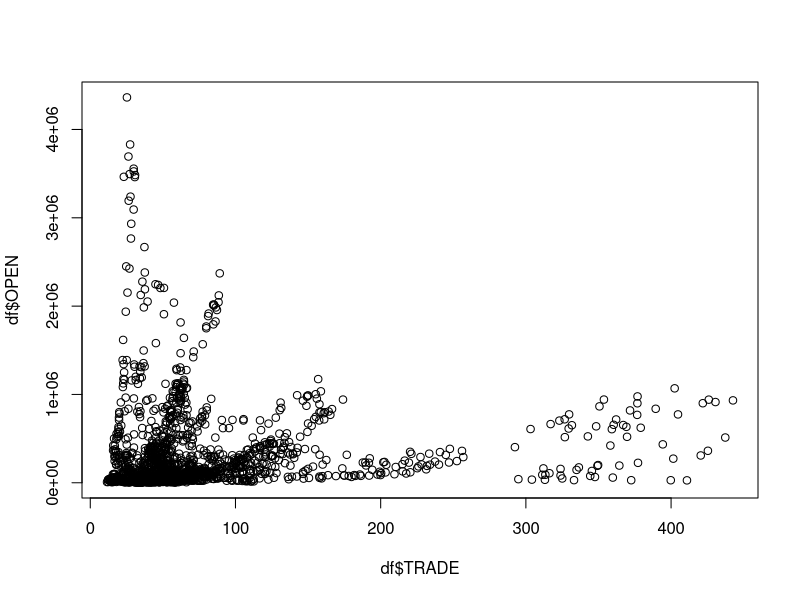
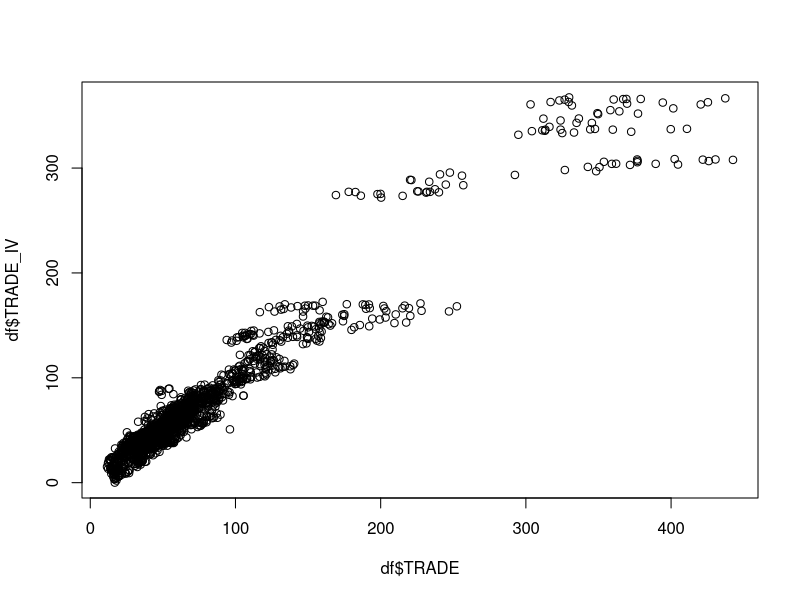

Reproduce these figures in R, in order. (Note: this script raises an error after producing the figures.)
# 2024 HK Essay



# Setting Working Directory
setwd("/Users/koojy/Desktop/STUDY/학회/2024 다산금융반 35기/방중 논문/통계 분석/IV-1S")

# Load Libralies
library(dplyr) ; library(tidyr) ; library(lmtest) ; library(sandwich) ; library(purrr)



# df -> Multilateral Openness Aggregated Using R
df = read.csv("DATA.csv")

plot(df$TRADE, df$OPEN)



##############
# Full Model #
##############

m1 <- lm(TRADE ~ OPEN + GDPpc + lnPOP + AGE_dep + KOF_pol + KOF_soci + FDI_pct
         + factor(year) + factor(country_i), data = df)
clustered_se <- vcovHC(m1, type = "HC1", cluster = "country_i")

summary(m1, robust = TRUE)
### OPEN   -1.539e-07  1.881e-06  -0.082 0.934802 
coeftest(m1, vcov = clustered_se)
### OPEN   -1.5391e-07  1.4183e-06 -0.1085 0.9136044


#############
# All Cases #
#############

# Variables to Use & All Possible Combinations
variables <- c("GDPpc", "lnPOP", "AGE_dep", "KOF_pol", "KOF_soci", "FDI_pct")

combinations <- unlist(lapply(1:length(variables), function(i) {
  combn(variables, i, simplify = FALSE)
}), recursive = FALSE)

# Function to Generate the Model and Test the Coefficients
fit_model <- function(vars) {
  formula <- as.formula(paste("TRADE ~ OPEN +", paste(vars, collapse = " + "),
                              "+ factor(year) + factor(country_i)"))
  model <- lm(formula, data = df)
  
  # Robust standard errors
  coeftest_model <- coeftest(model, vcov = vcovHC(model, type = "HC1", cluster = "country_i"))
  
  # p-value & coefficient of `OPEN`
  open_coef <- coeftest_model["OPEN", "Estimate"]
  open_pvalue <- coeftest_model["OPEN", "Pr(>|t|)"]
  
  return(list(formula = formula, open_coef = open_coef, open_pvalue = open_pvalue))
}

# Model Fitting
results <- map(combinations, fit_model)

results_df <- map_df(results, ~data.frame(formula = deparse(.x$formula),
                                          open_coef = .x$open_coef,
                                          open_pvalue = .x$open_pvalue))

# Filter the Models with...
## (1) Positive `OPEN` Coefficient
## (2) Meaningful Under 5% Significance Level
best_models <- results_df %>%
  filter(open_pvalue < 0.05 & open_coef > 0) %>%
  arrange(open_pvalue)




#######################################
# Model w/ the Most Various Variables #
#######################################

bm1 <- lm(TRADE ~ OPEN + POP + AGE_dep + KOF_pol + KOF_soci
          + factor(year) + factor(country_i), data = df)
bm1.CSE <- vcovHC(bm1, type = "HC1", cluster = "country_i")
summary(bm1, robust = TRUE)
coeftest(bm1, vcov = bm1.CSE)
### OPEN   3.8305e-06  1.7256e-06  2.2199  0.026569 *

df$TRADE_IV <- predict(bm1, newdata = df)

plot(df$TRADE, df$TRADE_IV)

df <- df[, c("year", "country_i", "TRADE_IV")]
colnames(df) = c("Year", "Country", "TRADE_IV")

write.csv(df, "TRADE_IV.csv")


library(plm)
# FE
fe_model <- plm(TRADE ~ OPEN + POP + AGE_dep + KOF_pol + KOF_soci, 
               data = df, 
               index = c("country_i", "year"), 
               model = "within", 
               effect = "twoways")
summary(fe_model)

# RE
re_model <- plm(TRADE ~ OPEN + POP + AGE_dep + KOF_pol + KOF_soci, 
                data = df, 
                index = c("country_i", "year"), 
                model = "random", 
                effect = "twoways", 
                inst.method = "baltagi")

# 하우스만 검정 실행
hausman_test <- phtest(bm1_plm, re_model)

# 결과 출력
print(hausman_test)
